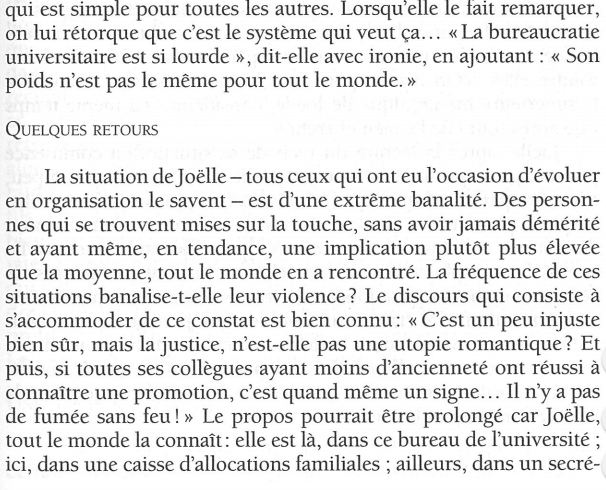
#> input picture tesseract/10.JPG, 606 x 490 px
$ python lines.py
#> lines starting #> are read from the running program, lines starting #| are printed output that depends on the picture; after the words box and inside, x2 and y2 are one past the last pixel; in counts of white or black regions, pixels touching at a corner belong together
### tesseract/otsu.py
from PIL import Image
def histogram(im):
    pixel =im.load()
    width, height = im.size
#> width = 606; height = 490
    hist = [0]*256
    for y in range(height):
        for x in range(width):
            gray_level= pixel[x, y]
            hist[gray_level] = hist[gray_level]+1
#> after the loop, hist = 256 values, max 92606 at index 255, min 0 at index 0, mean 1159.9
    return hist

def otsu_thrd(im):
    hist = histogram(im)
    sum_all = 0
    for t in range(256):
        sum_all += t * hist[t]
#> this loop made 256 passes
#> sum_all on passes 1 to 3: 0, 0, 0
#> after the loop, sum_all = 67843220
    sum_back, w_back, w_for, var_max, thd = 0, 0, 0, 0, 0
    width, height = im.size
#> width = 606; height = 490
    total = height*width
#> total = 296940

    for t in range(256):
        # update weights
        w_back += hist[t]
        if (w_back == 0): continue
        w_fore = total - w_back
        if (w_fore == 0) : break
        # calculate classes means
        sum_back += t * hist[t]
        mean_back = sum_back / w_back
        mean_fore = (sum_all - sum_back) / w_fore
        # Calculate Between Class Variance
        var_between = w_back * w_fore * (mean_back - mean_fore)**2
        if (var_between > var_max):
            var_max = var_between
            thd = t
#> this loop made 256 passes
#> (w_back, w_fore, sum_back, mean_back, mean_fore, var_max) on passes 4, 5, 7, 8, 9, 10, 11, 12, 13, 14, 15, 16: (1, 296939, 3, 3, 228.5, 1.51e+10), (2, 296938, 7, 3.5, 228.5, 3.01e+10), (3, 296937, 13, 4.33, 228.5, 4.48e+10), (5, 296935, 27, 5.4, 228.5, 7.39e+10), (7, 296933, 43, 6.14, 228.5, 1.03e+11), (9, 296931, 61, 6.78, 228.5, 1.31e+11), (11, 296929, 81, 7.36, 228.5, 1.6e+11), (12, 296928, 92, 7.67, 228.5, 1.74e+11), (18, 296922, 164, 9.11, 228.5, 2.57e+11), (22, 296918, 216, 9.82, 228.5, 3.12e+11), (26, 296914, 272, 10.46, 228.5, 3.67e+11), (35, 296905, 407, 11.63, 228.5, 4.89e+11)
    return thd

def segment(im, thrd = 128):
#> called with thrd = 172
    width, height = im.size
    mat = im.load()
    out = Image.new('L',(width, height))
#> out: PIL image 606x490 L; every value is 0
    out_pix = out.load()
    for x in range(width): # go over the image columns
        for y in range(height): # go over the image rows
            if mat[x, y] >= thrd: # compare to threshold
                out_pix[x, y] = 255
            else:
                out_pix[x, y] = 0
    return out

def binary(im):
    th=otsu_thrd(im)
    return segment(im,th)

### tesseract/lines.py
#!/usr/bin/env python
#coding=utf-8
from PIL import Image
import pytesseract
import numpy as np
import otsu as ot

def lines(im_text):
    im_text=clip(im_text)
    width,height=im_text.size
    pix=im_text.load()
    data = np.asarray(im_text)
    fl=[]
    remain=[]
    for s in range(height):
        if np.sum(data[s])==width*255:
            region=(0,0,width,s)
            fl=im_text.crop(region)
            region2=(0,s,width,height)
            remain=im_text.crop(region2)
            remain=clip(remain)
            break
        else:
            fl=im_text
            remain=[]
    return fl,remain

def clip(im_bin):
    line=0
    pix=im_bin.load()
    width,height=im_bin.size
    for x in range(height):
        for y in range(width):
            if pix[y,x]==0:
                region=(0,line,width,height)
                return im_bin.crop(region)
            if y==width-1:
                line+=1
    region=(0,line,width,height)
    return im_bin.crop(region)

im=Image.open('10.JPG').convert('L')

th=ot.otsu_thrd(im)
im_out=ot.segment(im,th)
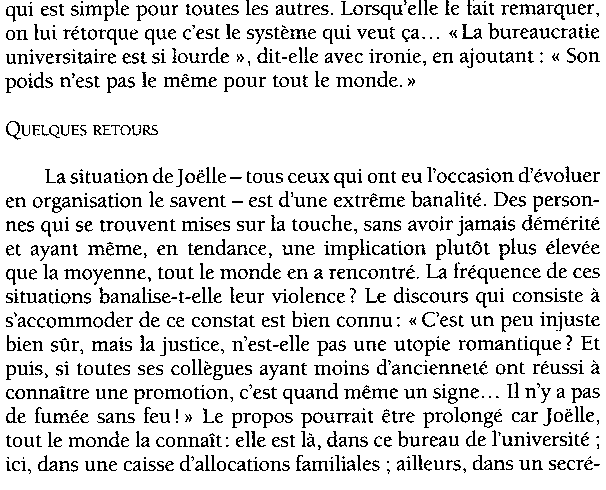
#> im_out: PIL image 606x490 L; 87% white; black in thin lines or dots
out=clip(im_out)
new,re=lines(out)
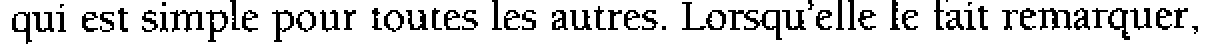
#> new: PIL image 606x22 L (shown 2 times larger); 82.6% white; black in thin lines or dots
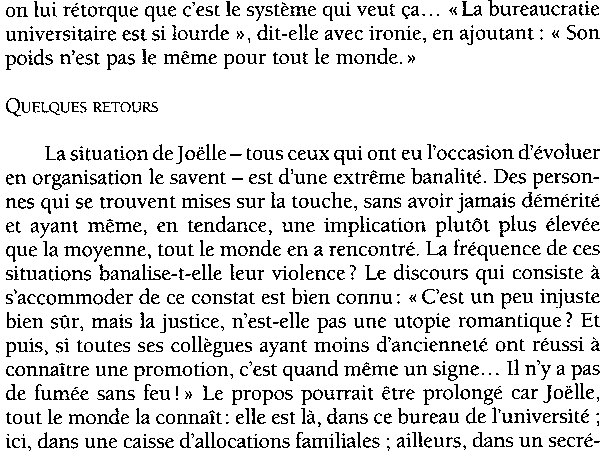
#> re: PIL image 606x467 L; 87.1% white; black in thin lines or dots


#> (the run stopped early here; a loop or call above may not have finished)

$ run again, with tesseract/1.JPG copied over tesseract/10.JPG
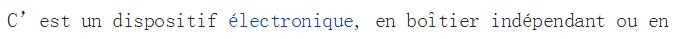
#> input picture tesseract/1.JPG, 682 x 39 px
#> after the loop in histogram, `for y in range(height):`: hist = 256 values, max 15429 at index 255, min 0 at index 0, mean 103.9
#> the loop in otsu_thrd, `for t in range(256):` made 256 passes
#> sum_all on passes 1 to 3: 0, 0, 0
#> after the loop in otsu_thrd, `for t in range(256):`: sum_all = 6456842
#> the loop in otsu_thrd, `for t in range(256):` made 256 passes
#> (w_back, w_fore, sum_back, mean_back, mean_fore, var_max) on passes 15, 18, 19, 20, 21, 22, 23, 24: (1, 26597, 14, 14, 242.8, 1.39e+09), (4, 26594, 65, 16.25, 242.8, 5.46e+09), (7, 26591, 119, 17, 242.8, 9.49e+09), (8, 26590, 138, 17.25, 242.8, 1.08e+10), (12, 26586, 218, 18.17, 242.9, 1.61e+10), (13, 26585, 239, 18.38, 242.9, 1.74e+10), (15, 26583, 283, 18.87, 242.9, 2e+10), (17, 26581, 329, 19.35, 242.9, 2.26e+10)
#> after the loop in otsu_thrd, `for t in range(256):`: sum_back = 2522447; thd = 165; var_max = 1.09e+12; w_back = 26598
#> th = 165
#> `im_out=ot.segment(im,th)`:
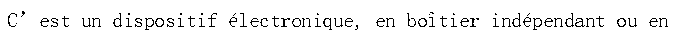
#> im_out: PIL image 682x39 L; 94.6% white; black in thin lines or dots, all inside (x1, y1, x2, y2) = (8, 11, 668, 30)
#> `new,re=lines(out)`:
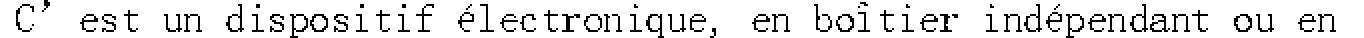
#> new: PIL image 682x19 L (shown 2 times larger); 88.9% white; black in thin lines or dots

$ run again, with tesseract/article.JPG copied over tesseract/10.JPG
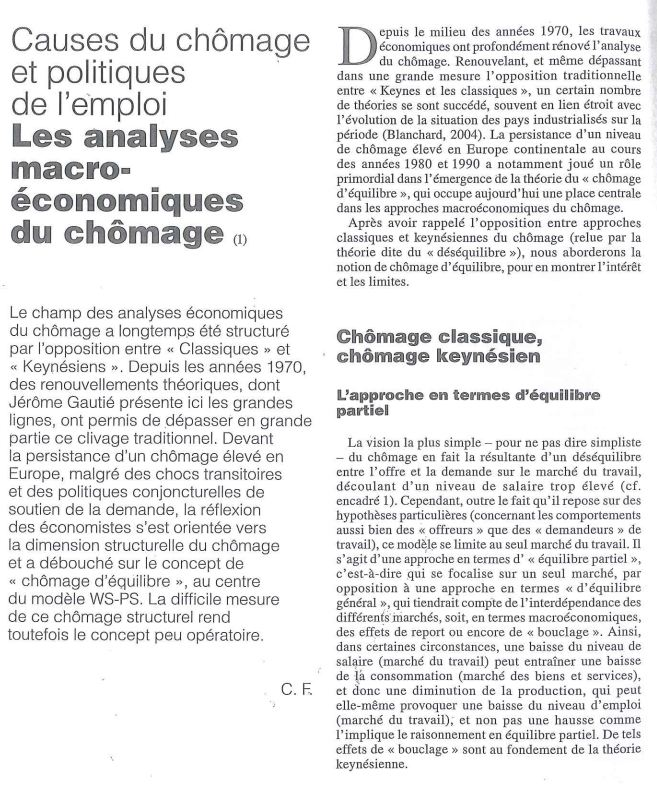
#> input picture tesseract/article.JPG, 657 x 786 px
#> after the loop in histogram, `for y in range(height):`: hist = 256 values, max 259123 at index 255, min 0 at index 0, mean 2017.2
#> the loop in otsu_thrd, `for t in range(256):` made 256 passes
#> sum_all on passes 1 to 3: 0, 0, 2
#> after the loop in otsu_thrd, `for t in range(256):`: sum_all = 119400070
#> the loop in otsu_thrd, `for t in range(256):` made 256 passes
#> (w_back, w_fore, sum_back, mean_back, mean_fore, var_max) on passes 3, 4, 9, 10, 13, 14, 17, 18: (1, 516401, 2, 2, 231.2, 2.71e+10), (2, 516400, 5, 2.5, 231.2, 5.4e+10), (3, 516399, 13, 4.33, 231.2, 7.97e+10), (4, 516398, 22, 5.5, 231.2, 1.05e+11), (6, 516396, 46, 7.67, 231.2, 1.55e+11), (7, 516395, 59, 8.43, 231.2, 1.79e+11), (8, 516394, 75, 9.38, 231.2, 2.03e+11), (9, 516393, 92, 10.22, 231.2, 2.27e+11)
#> `im_out=ot.segment(im,th)`:
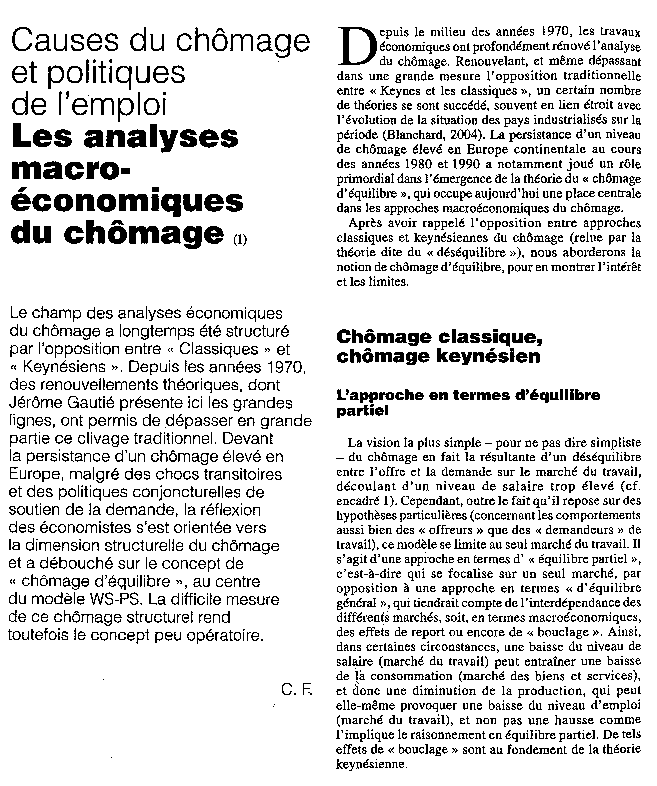
#> im_out: PIL image 657x786 L; 86.2% white; black in thin lines or dots
#> new: PIL image 657x131 L; 82.6% white; black in thin lines or dots
#> `new,re=lines(out)`:
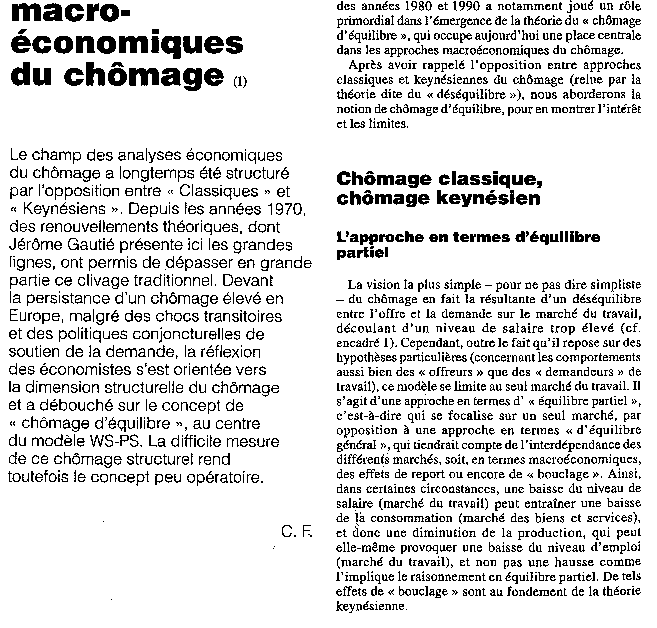
#> re: PIL image 657x628 L; 86.4% white; black in thin lines or dots
